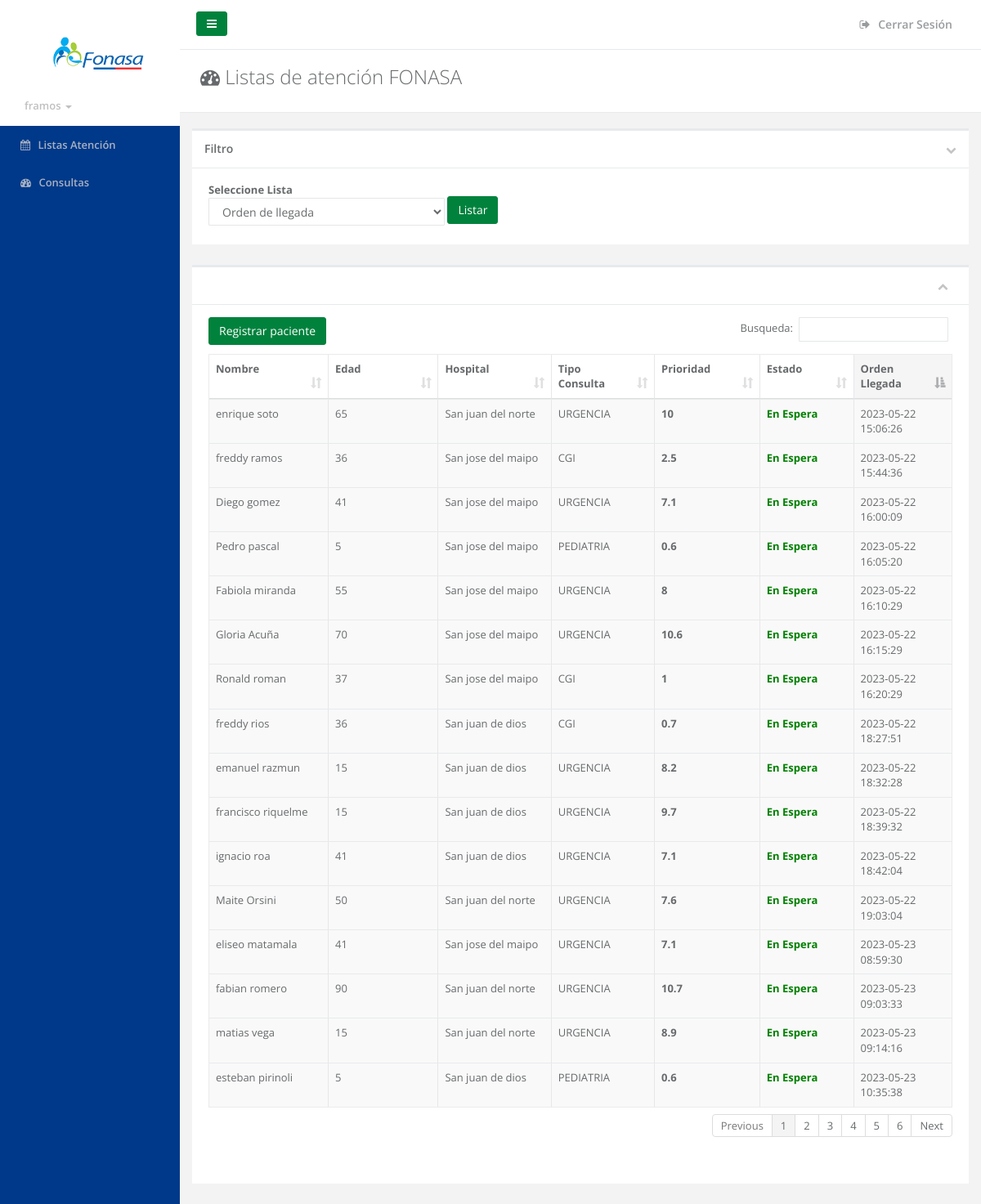
/hospital/index.php (signed in), run on the app's committed database.
### tables this page shows
CREATE TABLE `paciente` (
  `id_paciente` int(11) NOT NULL,
  `nombre` varchar(200) DEFAULT NULL,
  `edad` int(11) DEFAULT NULL,
  `noHistoriaClinica` int(11) DEFAULT NULL,
  `peso` int(11) DEFAULT NULL,
  `estatura` int(11) DEFAULT NULL,
  `ordenLlegada` datetime DEFAULT NULL,
  `prioridad` double DEFAULT NULL,
  `tipoConsulta` varchar(20) DEFAULT NULL,
  `id_hospital` int(11) DEFAULT NULL,
  `estado` int(1) DEFAULT NULL,
  `id` varchar(30) NOT NULL,
  PRIMARY KEY (`id_paciente`,`id`),
  KEY `paciente_ibfk_1` (`id_hospital`),
  KEY `id_paciente` (`id_paciente`),
  KEY `id` (`id`),
  CONSTRAINT `paciente_ibfk_1` FOREIGN KEY (`id_hospital`) REFERENCES `hospital` (`id`) ON DELETE CASCADE ON UPDATE CASCADE
);

### hospital/class/adodb/drivers/adodb-mysql.inc.php (called while the page is built, shortened)
<?php
if (! defined("_ADODB_MYSQL_LAYER")) {
class ADODB_mysql extends ADOConnection {
	var $forceNewConnect = false;
	var $clientFlags = 0;
	function _connect($argHostname, $argUsername, $argPassword, $argDatabasename)
	{
		if (ADODB_PHPVER >= 0x4300)
			$this->_connectionID = mysql_connect($argHostname,$argUsername,$argPassword,
												$this->forceNewConnect,$this->clientFlags);
		else if (ADODB_PHPVER >= 0x4200)
			$this->_connectionID = mysql_connect($argHostname,$argUsername,$argPassword,
												$this->forceNewConnect);
		else
			$this->_connectionID = mysql_connect($argHostname,$argUsername,$argPassword);
		if ($argDatabasename) return $this->SelectDB($argDatabasename);
		return true;
	}
	function SelectDB($dbName)
	{
		if ($this->_connectionID) {
			return @mysql_select_db($dbName,$this->_connectionID);
		}
		else return false;
	}
	function _query($sql,$inputarr=false)
	{
		return mysql_query($sql,$this->_connectionID);
	}
}
class ADORecordSet_mysql extends ADORecordSet{
	function ADORecordSet_mysql($queryID,$mode=false)
	{
		if ($mode === false) {
			global $ADODB_FETCH_MODE;
			$mode = $ADODB_FETCH_MODE;
		}
		switch ($mode)
		{
		case ADODB_FETCH_ASSOC:$this->fetchMode = MYSQL_ASSOC; break;
		}
	}
	function _initrs()
	{
		$this->_numOfRows = @mysql_num_rows($this->_queryID);
		$this->_numOfFields = @mysql_num_fields($this->_queryID);
	}
	function MoveNext()
	{
		if (@$this->fields = mysql_fetch_array($this->_queryID,$this->fetchMode)) {
			return true;
		}
		if (!$this->EOF) {
			$this->EOF = true;
		}
		return false;
	}
	function _fetch()
	{
		$this->fields =  @mysql_fetch_array($this->_queryID,$this->fetchMode);
		return is_array($this->fields);
	}
}
}
?>

### hospital/class/adodb/adodb.inc.php (called while the page is built, shortened)
<?php
 if (!defined('_ADODB_LAYER')) {
	GLOBAL
		$ADODB_vers,
		$ADODB_COUNTRECS,
		$ADODB_CACHE_DIR,
		$ADODB_CACHE,
		$ADODB_CACHE_CLASS,
		$ADODB_EXTENSION,
		$ADODB_COMPAT_FETCH,
	 	$ADODB_FETCH_MODE,
		$ADODB_GETONE_EOF,
		$ADODB_QUOTE_FIELDNAMES;
	class ADOConnection {
	var $debug = false;
	var $true = '1';
	var $false = '0';
	var $rsPrefix = "ADORecordSet_";
	var $fetchMode=false;
	var $bulkBind = false;
	var $_queryID = false;
	var $_bindInputArray = false;
	function Execute($sql,$inputarr=false)
	{
		if ($inputarr) {
			if (!is_array($inputarr)) $inputarr = array($inputarr);
			$element0 = reset($inputarr);
			$array_2d = $this->bulkBind && is_array($element0) && !is_object(reset($element0));
			unset($element0);
			if (!is_array($sql) && !$this->_bindInputArray) {
				$sqlarr = explode('?',$sql);
				$nparams = sizeof($sqlarr)-1;
				if (!$array_2d) $inputarr = array($inputarr);
				foreach($inputarr as $arr) {
					$sql = ''; $i = 0;
					while(list(, $v) = each($arr)) {
						$sql .= $sqlarr[$i];
						$typ = gettype($v);
						if ($typ == 'string')
							$sql .= $this->qstr($v);
						else if ($typ == 'double')
							$sql .= str_replace(',','.',$v);
						else if ($typ == 'boolean')
							$sql .= $v ? $this->true : $this->false;
						else if ($typ == 'object') {
							if (method_exists($v, '__toString')) $sql .= $this->qstr($v->__toString());
							else $sql .= $this->qstr((string) $v);
						} else if ($v === null)
							$sql .= 'NULL';
						else
							$sql .= $v;
						$i += 1;
						if ($i == $nparams) break;
					}
					if (isset($sqlarr[$i])) {
						$sql .= $sqlarr[$i];
						if ($i+1 != sizeof($sqlarr)) $this->outp_throw( "Input Array does not match ?: ".htmlspecialchars($sql),'Execute');
					} else if ($i != sizeof($sqlarr))
						$this->outp_throw( "Input array does not match ?: ".htmlspecialchars($sql),'Execute');
					$ret = $this->_Execute($sql);
					if (!$ret) return $ret;
				}
			} else {
				if ($array_2d) {
					if (is_string($sql))
						$stmt = $this->Prepare($sql);
					else
						$stmt = $sql;
					foreach($inputarr as $arr) {
						$ret = $this->_Execute($stmt,$arr);
						if (!$ret) return $ret;
					}
				} else {
					$ret = $this->_Execute($sql,$inputarr);
				}
			}
		} else {
			$ret = $this->_Execute($sql,false);
		}
		return $ret;
	}
	function _Execute($sql,$inputarr=false)
	{
		if ($this->debug) {
			global $ADODB_INCLUDED_LIB;
			if (empty($ADODB_INCLUDED_LIB)) include(ADODB_DIR.'/adodb-lib.inc.php');
			$this->_queryID = _adodb_debug_execute($this, $sql,$inputarr);
		} else {
			$this->_queryID = @$this->_query($sql,$inputarr);
		}
		if ($this->_queryID === true) {
			$rsclass = $this->rsPrefix.'empty';
			$rs = (class_exists($rsclass)) ? new $rsclass():  new ADORecordSet_empty();
			return $rs;
		}
		$rs = new $rsclass($this->_queryID,$this->fetchMode);
		$rs->connection = $this;
		$rs->Init();
		if (is_array($sql)) $rs->sql = $sql[0];
		else $rs->sql = $sql;
		if ($rs->_numOfRows <= 0) {
		global $ADODB_COUNTRECS;
			if ($ADODB_COUNTRECS) {
				if (!$rs->EOF) {
					$rs = $this->_rs2rs($rs,-1,-1,!is_array($sql));
					$rs->_queryID = $this->_queryID;
				} else
					$rs->_numOfRows = 0;
			}
		}
		return $rs;
	}
}
	class ADORecordSet implements IteratorAggregate {
	var $_numOfRows = -1;
	var $_numOfFields = -1;
	var $_currentRow = -1;
	function ADORecordSet($queryID)
	{
		$this->_queryID = $queryID;
	}
	function Init()
	{
		if ($this->_numOfRows != 0 && $this->_numOfFields && $this->_currentRow == -1) {
			$this->_currentRow = 0;
			if ($this->EOF = ($this->_fetch() === false)) {
				$this->_numOfRows = 0;
			}
		} else {
			$this->EOF = true;
		}
	}
}
}
?>

### hospital/pages/lista.php (called while the page is built, shortened)
<?php
	include "class/o_paciente.php";
	include "class/o_filtros.php";
	include "class/o_asignarAtencion.php";
	$o_paciente = new o_paciente;
	$o_filtros = new o_filtros;
	$ordenLlegadaAsc = "ordenLlegada";
	$paciente = $o_paciente->lst_tbl($ordenLlegadaAsc);
	$cmb_lst = $o_filtros->cmb_lst();
	include "templates/lista.php";
?>

### hospital/index.php (called while the page is built, shortened)
<?php
	include "common.php";
	include "pages/header.php";
	switch($_GET['cat']){
		case "1": $page = "lista.php"; break;
	}
	include "pages/$page";
	include "pages/footer.php";
?>

### hospital/class/bd.inc.php (called while the page is built, shortened)
<?php
	if (file_exists(_DIR_ADODB."adodb.inc.php"))
		require _DIR_ADODB."adodb.inc.php";
	else
		require 'adodb/adodb.inc.php';
	$ADODB_FETCH_MODE = ADODB_FETCH_ASSOC;
?>

### hospital/class/o_asignarAtencion.php (called while the page is built, shortened)
<?php
class o_asignarAtencion
{
    function lit_hospital($id){
        $sql = "SELECT nomHospital FROM hospital WHERE id = '{$id}'";
        $rs = $GLOBALS['db']->Execute($sql);
        $str = $rs->fields['nomHospital'];
        return $str;
    }
}
?>

### hospital/templates/lista.php (the view, shortened to what this page needs)
<div class="row wrapper border-bottom white-bg page-heading">
    <div class="col-lg-10">
        <h2><i class="fa fa-dashboard"></i> Listas de atención FONASA</h2>
    </div>
    <div class="col-lg-2">
    </div>
</div>
<br />
<div class="row">
	<div class="col-lg-12">
		<div class="ibox collapsed float-e-margins">
			<div class="ibox-title">
				<h5>Filtro</h5>
				<div class="ibox-tools">
					<a class="collapse-link">
						<i class="fa fa-chevron-up"></i>
					</a>
				</div>
			</div>
			<div class="ibox-content" style="display: block;">
				<form id="frm_result" method="POST" role="form" class="form-inline" onsubmit="return calc_result();">
					<div class="form-group"><strong>Seleccione Lista</strong><br />
							<?=$cmb_lst?>
					</div>
					<div class="form-group"><br />
						<button class="btn btn-primary" type="submit">Listar</button>
					</div>
				</form>
			</div>
		</div>
	</div>
</div>
<div id="resultado">
<div class="row">
            <div class="col-lg-12">
            <div class="ibox float-e-margins">
            <div class="ibox-title">
                <div class="ibox-tools">
                    <a class="collapse-link">
                        <i class="fa fa-chevron-up"></i>
                    </a>
                </div>
            </div>
            <div class="ibox-content">
            <div id="editable_wrapper" class="dataTables_wrapper form-inline dt-bootstrap">
				<div class="row">
					<div class="col-sm-6">
						<div class="dataTables_length" id="editable_length">
						<a data-toggle="modal" class="btn btn-primary" href="javascript:registrarPaciente(&quot;Ingresar&quot;);">Registrar paciente</a>
					</div></div><div class="col-sm-6"><div id="editable_filter" class="dataTables_filter"><label>Busqueda:<input type="search" id="searchTerm" class="form-control input-sm" placeholder="" onkeyup="doSearch()" aria-controls="editable"></label></div></div></div><div class="row"><div class="col-sm-12"><table class="table table-striped table-bordered table-hover  dataTable" id="datos" role="grid" aria-describedby="editable_info">
            <thead>
            <tr role="row">
				<th class="sorting" tabindex="0" aria-controls="editable" rowspan="1" colspan="1" aria-label="" style="width: 387.75px;">Nombre</th>
				<th class="sorting" tabindex="0" aria-controls="editable" rowspan="1" colspan="1" aria-label="" style="width: 428.75px;">Edad</th>
				<th class="sorting" tabindex="0" aria-controls="editable" rowspan="1" colspan="1" aria-label="" style="width: 334.75px;">Hospital</th>
				<th class="sorting" tabindex="0" aria-controls="editable" rowspan="1" colspan="1" aria-label="" style="width: 244px;">Tipo Consulta</th>
				<th class="sorting" tabindex="0" aria-controls="editable" rowspan="1" colspan="1" aria-label="" style="width: 244px;">Prioridad</th>
				<th class="sorting" tabindex="0" aria-controls="editable" rowspan="1" colspan="1" aria-label="" style="width: 244px;">Estado</th>
				<th class="sorting_asc" tabindex="0" aria-controls="editable" rowspan="1" colspan="1" aria-label="" style="width: 244px;">Orden Llegada</th>
			</tr>
            </thead>
            <tbody>
			<?foreach ($paciente as $key => $value) {?>
				<tr class="gradeA odd" role="row">
                <td class="sorting_1"><?=$value['nombre']?></td>
                <td><?=$value['edad']?></td>
                <td class="center"><?=$value['hospital']?></td>
                <td class="center"><?=$value['tipoConsulta']?></td>
				<td class="center"><b><?=$value['prioridad']?></b></td>
				<td class="center"><b><?=$value['estado']?></b></td>
				<td class="center"><?=$value['ordenLlegada']?></td>
            </tr></tbody>
			<?}?>
            </table></div></div><div class="row"><div class="col-sm-5"><div class="dataTables_info" id="editable_info" role="status" aria-live="polite"></div></div><div class="col-sm-7"><div class="dataTables_paginate paging_simple_numbers" id="editable_paginate"><ul class="pagination"><li class="paginate_button previous disabled" id="editable_previous"><a href="#" aria-controls="editable" data-dt-idx="0" tabindex="0">Previous</a></li><li class="paginate_button active"><a href="#" aria-controls="editable" data-dt-idx="1" tabindex="0">1</a></li><li class="paginate_button "><a href="#" aria-controls="editable" data-dt-idx="2" tabindex="0">2</a></li><li class="paginate_button "><a href="#" aria-controls="editable" data-dt-idx="3" tabindex="0">3</a></li><li class="paginate_button "><a href="#" aria-controls="editable" data-dt-idx="4" tabindex="0">4</a></li><li class="paginate_button "><a href="#" aria-controls="editable" data-dt-idx="5" tabindex="0">5</a></li><li class="paginate_button "><a href="#" aria-controls="editable" data-dt-idx="6" tabindex="0">6</a></li><li class="paginate_button next" id="editable_next"><a href="#" aria-controls="editable" data-dt-idx="7" tabindex="0">Next</a></li></ul></div></div></div></div>
            </div>
            </div>
            </div>
            </div>
</div>

### hospital/class/o_paciente.php (shortened to what this page needs)
<?php
class o_paciente
{
	var $lista = null;
	function lst_tbl($orden=null)
	{
		$paciente = array();
		if($this->lista == null)   $sql = "SELECT * from paciente  order by {$orden} ";
		elseif($this->lista == 1 ) $sql = "SELECT * from paciente   order by prioridad DESC,noHistoriaClinica DESC " ;
		elseif($this->lista == 2 ) $sql = "SELECT * from paciente INNER JOIN pjoven ON paciente.id = pjoven.id_registro order by prioridad DESC " ;
		elseif($this->lista == 4 ) $sql = "SELECT * from paciente WHERE id = '{$this->MaxEdad()}'";
		$rs = $GLOBALS['db']->Execute($sql);
		$i = 0;
			while(!$rs->EOF){
				$paciente[$i]['id_paciente'] = $rs->fields['id_paciente'];
				$paciente[$i]['nombre'] = $rs->fields['nombre'];
				$paciente[$i]['edad'] = $rs->fields['edad'];
				$paciente[$i]['peso'] = $rs->fields['peso'];
				$paciente[$i]['estatura'] = $rs->fields['estatura'];
				$paciente[$i]['hospital'] = $GLOBALS['o_asignarAtencion']->lit_hospital($rs->fields['id_hospital']);
				$paciente[$i]['prioridad'] = $rs->fields['prioridad'];
				$paciente[$i]['ordenLlegada'] = $rs->fields['ordenLlegada'];
				$paciente[$i]['tipoConsulta'] = $rs->fields['tipoConsulta'];
				$paciente[$i]['estado'] = $this->lit_estado($rs->fields['estado']);
				$paciente[$i]['historiaClinica'] = $rs->fields['noHistoriaClinica'];
				$i++;
				$rs->MoveNext();
			}
		return $paciente;
	}
	function lit_estado($id=null){
		$estado = "";
        if($id == 0) $estado = "<p style='color:green'>En Espera<p>";
        return $estado;
	}
}
?>

### data on the page
paciente: nombre "enrique soto", edad "65", hospital "San juan del norte", tipoConsulta "URGENCIA", prioridad "10", estado "En Espera", ordenLlegada "2023-05-22 15:06:26"
paciente: nombre "freddy ramos", edad "36", hospital "San jose del maipo", tipoConsulta "CGI", prioridad "2.5", estado "En Espera", ordenLlegada "2023-05-22 15:44:36"
paciente: nombre "Diego gomez", edad "41", hospital "San jose del maipo", tipoConsulta "URGENCIA", prioridad "7.1", estado "En Espera", ordenLlegada "2023-05-22 16:00:09"
paciente: nombre "Pedro pascal", edad "5", hospital "San jose del maipo", tipoConsulta "PEDIATRIA", prioridad "0.6", estado "En Espera", ordenLlegada "2023-05-22 16:05:20"
paciente: nombre "Fabiola miranda", edad "55", hospital "San jose del maipo", tipoConsulta "URGENCIA", prioridad "8", estado "En Espera", ordenLlegada "2023-05-22 16:10:29"
paciente: nombre "Gloria Acuña", edad "70", hospital "San jose del maipo", tipoConsulta "URGENCIA", prioridad "10.6", estado "En Espera", ordenLlegada "2023-05-22 16:15:29"
paciente: nombre "Ronald roman", edad "37", hospital "San jose del maipo", tipoConsulta "CGI", prioridad "1", estado "En Espera", ordenLlegada "2023-05-22 16:20:29"
paciente: nombre "freddy rios", edad "36", hospital "San juan de dios", tipoConsulta "CGI", prioridad "0.7", estado "En Espera", ordenLlegada "2023-05-22 18:27:51"
paciente: nombre "emanuel razmun", edad "15", hospital "San juan de dios", tipoConsulta "URGENCIA", prioridad "8.2", estado "En Espera", ordenLlegada "2023-05-22 18:32:28"
paciente: nombre "francisco riquelme", edad "15", hospital "San juan de dios", tipoConsulta "URGENCIA", prioridad "9.7", estado "En Espera", ordenLlegada "2023-05-22 18:39:32"
paciente: nombre "ignacio roa", edad "41", hospital "San juan de dios", tipoConsulta "URGENCIA", prioridad "7.1", estado "En Espera", ordenLlegada "2023-05-22 18:42:04"
paciente: nombre "Maite Orsini", edad "50", hospital "San juan del norte", tipoConsulta "URGENCIA", prioridad "7.6", estado "En Espera", ordenLlegada "2023-05-22 19:03:04"
paciente: nombre "eliseo matamala", edad "41", hospital "San jose del maipo", tipoConsulta "URGENCIA", prioridad "7.1", estado "En Espera", ordenLlegada "2023-05-23 08:59:30"
paciente: nombre "fabian romero", edad "90", hospital "San juan del norte", tipoConsulta "URGENCIA", prioridad "10.7", estado "En Espera", ordenLlegada "2023-05-23 09:03:33"
paciente: nombre "matias vega", edad "15", hospital "San juan del norte", tipoConsulta "URGENCIA", prioridad "8.9", estado "En Espera", ordenLlegada "2023-05-23 09:14:16"
paciente: nombre "esteban pirinoli", edad "5", hospital "San juan de dios", tipoConsulta "PEDIATRIA", prioridad "0.6", estado "En Espera", ordenLlegada "2023-05-23 10:35:38"

### other printed values
$_SESSION['user'] "framos"
